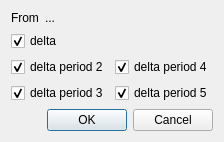
<?xml version="1.0" encoding="UTF-8"?>
<ui version="4.0">
 <class>CreateFeaturesDlg</class>
 <widget class="QDialog" name="CreateFeaturesDlg">
  <property name="geometry">
   <rect>
    <x>0</x>
    <y>0</y>
    <width>204</width>
    <height>135</height>
   </rect>
  </property>
  <property name="windowTitle">
   <string>Make features</string>
  </property>
  <layout class="QGridLayout" name="gridLayout">
   <item row="0" column="0">
    <layout class="QHBoxLayout" name="horizontalLayout">
     <item>
      <widget class="QLabel" name="label">
       <property name="text">
        <string>From</string>
       </property>
      </widget>
     </item>
     <item>
      <widget class="QLabel" name="src_col_name_">
       <property name="sizePolicy">
        <sizepolicy hsizetype="Expanding" vsizetype="Preferred">
         <horstretch>0</horstretch>
         <verstretch>0</verstretch>
        </sizepolicy>
       </property>
       <property name="text">
        <string>...</string>
       </property>
      </widget>
     </item>
    </layout>
   </item>
   <item row="1" column="0">
    <widget class="QCheckBox" name="delta_">
     <property name="text">
      <string>delta</string>
     </property>
     <property name="checked">
      <bool>true</bool>
     </property>
    </widget>
   </item>
   <item row="2" column="0">
    <layout class="QHBoxLayout" name="horizontalLayout_2">
     <item>
      <widget class="QCheckBox" name="delta_2">
       <property name="text">
        <string>delta period 2</string>
       </property>
       <property name="checked">
        <bool>true</bool>
       </property>
      </widget>
     </item>
     <item>
      <widget class="QCheckBox" name="delta_4">
       <property name="text">
        <string>delta period 4</string>
       </property>
       <property name="checked">
        <bool>true</bool>
       </property>
      </widget>
     </item>
    </layout>
   </item>
   <item row="3" column="0">
    <layout class="QHBoxLayout" name="horizontalLayout_3">
     <item>
      <widget class="QCheckBox" name="delta_3">
       <property name="text">
        <string>delta period 3</string>
       </property>
       <property name="checked">
        <bool>true</bool>
       </property>
      </widget>
     </item>
     <item>
      <widget class="QCheckBox" name="delta_5">
       <property name="text">
        <string>delta period 5</string>
       </property>
       <property name="checked">
        <bool>true</bool>
       </property>
      </widget>
     </item>
    </layout>
   </item>
   <item row="4" column="0">
    <widget class="QDialogButtonBox" name="buttonBox">
     <property name="standardButtons">
      <set>QDialogButtonBox::Cancel|QDialogButtonBox::Ok</set>
     </property>
    </widget>
   </item>
  </layout>
 </widget>
 <layoutdefault spacing="6" margin="11"/>
 <resources/>
 <connections>
  <connection>
   <sender>buttonBox</sender>
   <signal>accepted()</signal>
   <receiver>CreateFeaturesDlg</receiver>
   <slot>accept()</slot>
   <hints>
    <hint type="sourcelabel">
     <x>72</x>
     <y>67</y>
    </hint>
    <hint type="destinationlabel">
     <x>90</x>
     <y>3</y>
    </hint>
   </hints>
  </connection>
  <connection>
   <sender>buttonBox</sender>
   <signal>rejected()</signal>
   <receiver>CreateFeaturesDlg</receiver>
   <slot>reject()</slot>
   <hints>
    <hint type="sourcelabel">
     <x>137</x>
     <y>56</y>
    </hint>
    <hint type="destinationlabel">
     <x>162</x>
     <y>5</y>
    </hint>
   </hints>
  </connection>
 </connections>
</ui>
